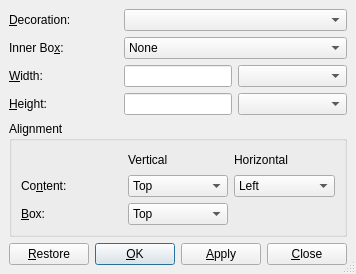
<ui version="4.0" >
 <author></author>
 <comment></comment>
 <exportmacro></exportmacro>
 <class>QBoxUi</class>
 <widget class="QDialog" name="QBoxUi" >
  <property name="geometry" >
   <rect>
    <x>0</x>
    <y>0</y>
    <width>333</width>
    <height>274</height>
   </rect>
  </property>
  <property name="windowTitle" >
   <string/>
  </property>
  <property name="sizeGripEnabled" >
   <bool>true</bool>
  </property>
  <layout class="QGridLayout" >
   <property name="margin" >
    <number>9</number>
   </property>
   <property name="spacing" >
    <number>6</number>
   </property>
   <item row="3" column="2" >
    <widget class="LengthCombo" name="heightUnitsLC" />
   </item>
   <item row="1" column="1" colspan="2" >
    <widget class="QComboBox" name="innerBoxCO" >
     <property name="toolTip" >
      <string>Inner box -- needed for fixed width &amp; line breaks</string>
     </property>
     <item>
      <property name="text" >
       <string>None</string>
      </property>
     </item>
     <item>
      <property name="text" >
       <string>Parbox</string>
      </property>
     </item>
     <item>
      <property name="text" >
       <string>Minipage</string>
      </property>
     </item>
    </widget>
   </item>
   <item row="0" column="1" colspan="2" >
    <widget class="QComboBox" name="typeCO" >
     <property name="toolTip" >
      <string>Supported box types</string>
     </property>
    </widget>
   </item>
   <item row="1" column="0" >
    <widget class="QLabel" name="innerBoxLA" >
     <property name="toolTip" >
      <string>Inner box -- needed for fixed width &amp; line breaks</string>
     </property>
     <property name="text" >
      <string>Inner Bo&amp;x:</string>
     </property>
     <property name="buddy" >
      <cstring>innerBoxCO</cstring>
     </property>
    </widget>
   </item>
   <item row="0" column="0" >
    <widget class="QLabel" name="typeLA" >
     <property name="toolTip" >
      <string>Supported box types</string>
     </property>
     <property name="text" >
      <string>&amp;Decoration:</string>
     </property>
     <property name="buddy" >
      <cstring>typeCO</cstring>
     </property>
    </widget>
   </item>
   <item row="3" column="1" >
    <widget class="QLineEdit" name="heightED" >
     <property name="sizePolicy" >
      <sizepolicy>
       <hsizetype>1</hsizetype>
       <vsizetype>0</vsizetype>
       <horstretch>0</horstretch>
       <verstretch>0</verstretch>
      </sizepolicy>
     </property>
     <property name="toolTip" >
      <string>Height value</string>
     </property>
    </widget>
   </item>
   <item row="2" column="1" >
    <widget class="QLineEdit" name="widthED" >
     <property name="sizePolicy" >
      <sizepolicy>
       <hsizetype>1</hsizetype>
       <vsizetype>0</vsizetype>
       <horstretch>0</horstretch>
       <verstretch>0</verstretch>
      </sizepolicy>
     </property>
     <property name="toolTip" >
      <string>Width value</string>
     </property>
    </widget>
   </item>
   <item row="3" column="0" >
    <widget class="QLabel" name="heightLA" >
     <property name="toolTip" >
      <string>Height value</string>
     </property>
     <property name="text" >
      <string>&amp;Height:</string>
     </property>
     <property name="buddy" >
      <cstring>heightED</cstring>
     </property>
    </widget>
   </item>
   <item row="2" column="2" >
    <widget class="LengthCombo" name="widthUnitsLC" />
   </item>
   <item row="2" column="0" >
    <widget class="QLabel" name="widthLA" >
     <property name="toolTip" >
      <string>Width value</string>
     </property>
     <property name="text" >
      <string>&amp;Width:</string>
     </property>
     <property name="buddy" >
      <cstring>widthED</cstring>
     </property>
    </widget>
   </item>
   <item row="4" column="0" colspan="3" >
    <widget class="QGroupBox" name="groupBox_2" >
     <property name="title" >
      <string>Alignment</string>
     </property>
     <layout class="QGridLayout" >
      <property name="margin" >
       <number>9</number>
      </property>
      <property name="spacing" >
       <number>6</number>
      </property>
      <item row="1" column="2" >
       <widget class="QComboBox" name="halignCO" >
        <property name="toolTip" >
         <string>Horizontal alignment of the content inside the box</string>
        </property>
        <item>
         <property name="text" >
          <string>Left</string>
         </property>
        </item>
        <item>
         <property name="text" >
          <string>Center</string>
         </property>
        </item>
        <item>
         <property name="text" >
          <string>Right</string>
         </property>
        </item>
        <item>
         <property name="text" >
          <string>Stretch</string>
         </property>
        </item>
       </widget>
      </item>
      <item row="0" column="2" >
       <widget class="QLabel" name="halignLA" >
        <property name="toolTip" >
         <string>Horizontal alignment of the content inside the box</string>
        </property>
        <property name="text" >
         <string>Horizontal</string>
        </property>
       </widget>
      </item>
      <item row="2" column="1" >
       <widget class="QComboBox" name="valignCO" >
        <property name="toolTip" >
         <string>Vertical alignment of the box (with regard to baseline)</string>
        </property>
        <item>
         <property name="text" >
          <string>Top</string>
         </property>
        </item>
        <item>
         <property name="text" >
          <string>Middle</string>
         </property>
        </item>
        <item>
         <property name="text" >
          <string>Bottom</string>
         </property>
        </item>
       </widget>
      </item>
      <item row="2" column="0" >
       <widget class="QLabel" name="valignLA" >
        <property name="toolTip" >
         <string>Vertical alignment of the box (with regard to baseline)</string>
        </property>
        <property name="text" >
         <string>&amp;Box:</string>
        </property>
        <property name="buddy" >
         <cstring>valignCO</cstring>
        </property>
       </widget>
      </item>
      <item row="1" column="0" >
       <widget class="QLabel" name="label" >
        <property name="text" >
         <string>Co&amp;ntent:</string>
        </property>
        <property name="buddy" >
         <cstring>ialignCO</cstring>
        </property>
       </widget>
      </item>
      <item row="1" column="1" >
       <widget class="QComboBox" name="ialignCO" >
        <property name="toolTip" >
         <string>Vertical alignment of the content inside the box</string>
        </property>
        <item>
         <property name="text" >
          <string>Top</string>
         </property>
        </item>
        <item>
         <property name="text" >
          <string>Middle</string>
         </property>
        </item>
        <item>
         <property name="text" >
          <string>Bottom</string>
         </property>
        </item>
        <item>
         <property name="text" >
          <string>Stretch</string>
         </property>
        </item>
       </widget>
      </item>
      <item row="0" column="1" >
       <widget class="QLabel" name="ialignLA" >
        <property name="toolTip" >
         <string>Vertical alignment of the content inside the box</string>
        </property>
        <property name="text" >
         <string>Vertical</string>
        </property>
       </widget>
      </item>
     </layout>
    </widget>
   </item>
   <item row="5" column="0" colspan="3" >
    <layout class="QHBoxLayout" >
     <property name="margin" >
      <number>0</number>
     </property>
     <property name="spacing" >
      <number>6</number>
     </property>
     <item>
      <widget class="QPushButton" name="restorePB" >
       <property name="toolTip" >
        <string/>
       </property>
       <property name="text" >
        <string>&amp;Restore</string>
       </property>
       <property name="autoDefault" >
        <bool>false</bool>
       </property>
       <property name="default" >
        <bool>false</bool>
       </property>
      </widget>
     </item>
     <item>
      <spacer>
       <property name="orientation" >
        <enum>Qt::Horizontal</enum>
       </property>
       <property name="sizeType" >
        <enum>QSizePolicy::Expanding</enum>
       </property>
       <property name="sizeHint" >
        <size>
         <width>20</width>
         <height>20</height>
        </size>
       </property>
      </spacer>
     </item>
     <item>
      <widget class="QPushButton" name="okPB" >
       <property name="toolTip" >
        <string/>
       </property>
       <property name="text" >
        <string>&amp;OK</string>
       </property>
       <property name="default" >
        <bool>true</bool>
       </property>
      </widget>
     </item>
     <item>
      <widget class="QPushButton" name="applyPB" >
       <property name="toolTip" >
        <string/>
       </property>
       <property name="text" >
        <string>&amp;Apply</string>
       </property>
       <property name="autoDefault" >
        <bool>false</bool>
       </property>
       <property name="default" >
        <bool>false</bool>
       </property>
      </widget>
     </item>
     <item>
      <widget class="QPushButton" name="closePB" >
       <property name="text" >
        <string>&amp;Close</string>
       </property>
       <property name="autoDefault" >
        <bool>false</bool>
       </property>
       <property name="default" >
        <bool>false</bool>
       </property>
      </widget>
     </item>
    </layout>
   </item>
  </layout>
 </widget>
 <pixmapfunction></pixmapfunction>
 <includes>
  <include location="local" >qt_helpers.h</include>
 </includes>
 <customwidgets>
  <customwidget>
   <class>LengthCombo</class>
   <extends>QComboBox</extends>
   <header>lengthcombo.h</header>
   <container>0</container>
   <pixmap></pixmap>
  </customwidget>
 </customwidgets>
 <tabstops>
  <tabstop>typeCO</tabstop>
  <tabstop>innerBoxCO</tabstop>
  <tabstop>widthED</tabstop>
  <tabstop>widthUnitsLC</tabstop>
  <tabstop>heightED</tabstop>
  <tabstop>heightUnitsLC</tabstop>
  <tabstop>ialignCO</tabstop>
  <tabstop>halignCO</tabstop>
  <tabstop>valignCO</tabstop>
  <tabstop>restorePB</tabstop>
  <tabstop>okPB</tabstop>
  <tabstop>closePB</tabstop>
  <tabstop>applyPB</tabstop>
 </tabstops>
 <resources/>
 <connections/>
</ui>
